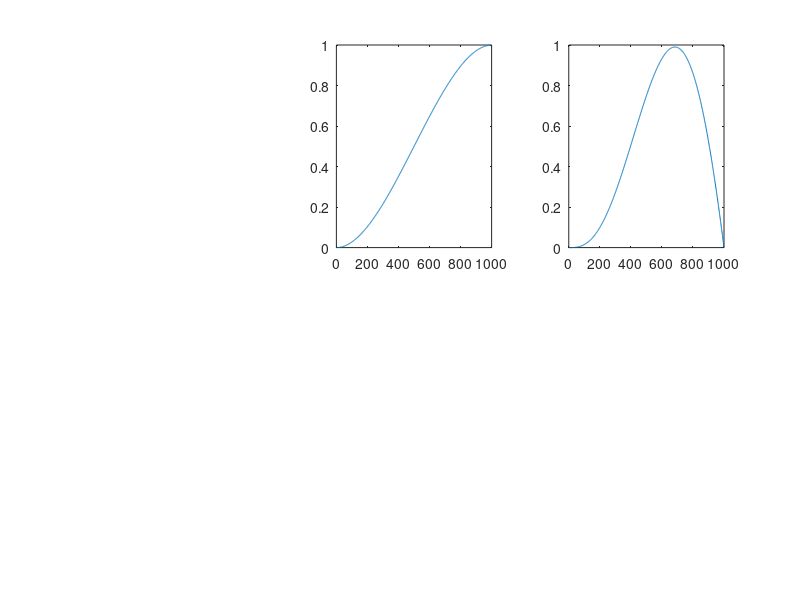

The MATLAB script that drew this image:

x = linspace(0,1, 1000);
prr =6.*x.*(1-x);
T = cumsum(prr)/1000;

subplot(2,3,2)
plot( T) 

ps = T.*prr;

subplot(2,3,3)
plot(ps)

disp(sum(ps  ))